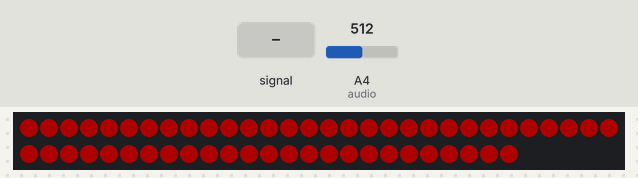
The program below on a simulated Arduino Uno, built with avr-gcc and run on an emulated ATmega328P. Parts: 55 RGB LEDs in strip order, left to right, continuing on the next row. The test bench sets the inputs (shaded band); at power-on: A4 (audio) = 512. Dim RGB values are drawn brighter than linear; what the program prints to the serial monitor is not drawn.

Above: at 4.2 s.
4.3 s: A4 (audio) fed a 200 Hz sine of ±460 counts around its level
At 4.75 s:
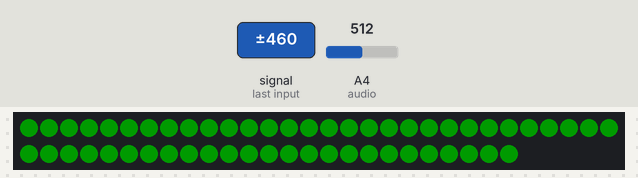
7.3 s: A4 (audio) fed a 50 Hz sine of ±306 counts around its level
At 7.47 s:
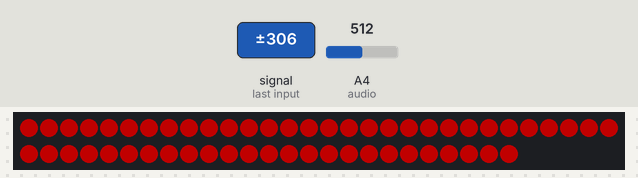
10.3 s: A4 (audio) set to 306
11.8 s: A4 (audio) set to 122
13.3 s: A4 (audio) set to 40
At 14.3 s:
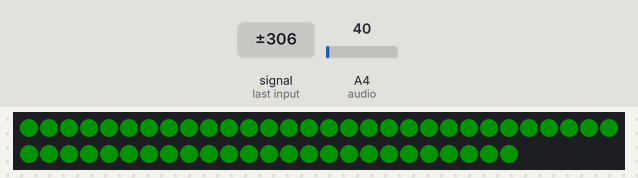
14.8 s: A4 (audio) set to 511
At 15.4 s:
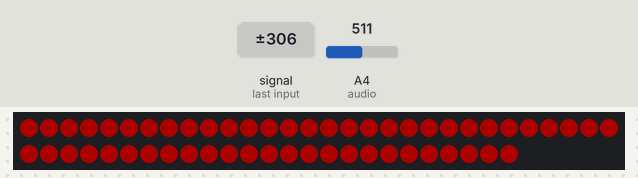
Timing chart, 0 to 17.3 s (numbered marks = the images above; inputs shaded):
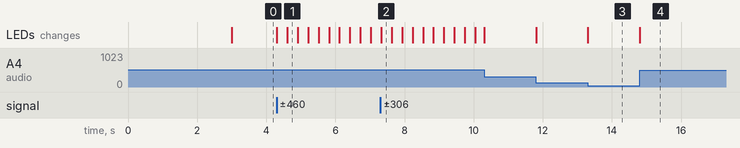

The program:

main.cpp
```cpp
#include <FastLED.h>
#include <Arduino.h>
#include "lights.h"
#include "modeselection.h"

CRGB leds[NUM_LEDS];
int audio = A4;

long pre_react = 0; //RAW ANALOG SIGNAL
long react = 0; //PROCESSED ANALOG SIGNAL

//DECAY LEDS
int decay = 0;
int decay_check = 0;

modeColorInfo lighting;

void setup()
{
  delay( 3000 );
  FastLED.addLeds<LED_TYPE, LED_PIN, COLOR_ORDER>(leds, NUM_LEDS).setCorrection( TypicalLEDStrip );
  FastLED.setBrightness(10);

  // CLEAR LEDS
  for (int i = 0; i < NUM_LEDS; i++)
    leds[i] = CRGB(0, 0, 0);
  FastLED.show();

  initializeLEDColorsStruct();

  // SERIAL AND INPUT SETUP
  Serial.begin(115200);
  pinMode(audio, INPUT);
  Serial.println("Music Visualizer ON...");
}

void loop()
{
  int audio_input = analogRead(audio);

  if (audio_input > 0)
  {
    audio_input /= 2;

    //Serial.println(audio_input);

    pre_react = audio_input;  //ACCOUNTING FOR TURNING OFF THE FIRST 4 LEDS OFF
    react = pre_react;
  }

  patternSelect(patternChoice);

  //remove LEDs
  decay_check++;
  if (decay_check > decay)
  {
    decay_check = 0;
    if (react > 0)
      react--;
  }
}

void colorAndBrightness(int red, int green, int blue, int b)
{
  FastLED.setBrightness(b);

  //FIRST 4 LEDS ALWAYS OFF
  for (int i = 0; i < NUM_LEDS; i++)
  {
     if (i < react)
       leds[i] = CRGB(red, green, blue);
     else
       leds[i] = CRGB(0,0,0);
  }
  FastLED.show();
}

void patternSelect(int choice)
{
  if(choice == 1)
    equalizerPattern();
  else if (choice == 2)
    flashingPattern();
  else if (choice == 3)
    solidPattern();
  else if (choice == 4)
    multicolorSolidPattern();
  else if (choice == 5)
    timerBasedSolidPattern(delayForTimer);
}


//led patterns
void equalizerPattern()
{
  if (lighting.numColors <= 0)
    return;

  for (int i = 0; i < lighting.numColors; i++)
  {
    if (pre_react >= lighting.colorinfo[i].minAnalogInput && pre_react <= lighting.colorinfo[i].maxAnalogInput)
    {
      colorAndBrightness(lighting.colorinfo[i].red,lighting.colorinfo[i].green,lighting.colorinfo[i].blue, pre_react*1.5);
    }
  }
}

void flashingPattern()
{
  if (lighting.numColors <= 0)
    return;

  react = NUM_LEDS;

  for (int i = 0; i < lighting.numColors; i++)
  {
    if (pre_react >= lighting.colorinfo[i].minAnalogInput && pre_react <= lighting.colorinfo[i].maxAnalogInput)
    {
      colorAndBrightness(lighting.colorinfo[i].red,lighting.colorinfo[i].green,lighting.colorinfo[i].blue,pre_react*PS2_BR_MULTIPLIER);
    }
  }
}

void timerBasedSolidPattern(int delayChange)
{
  if (lighting.numColors <= 0)
    return;

  if (colorSelect == lighting.numColors)
    colorSelect = 0;

  FastLED.setBrightness(startingBrightness);
  for (int j = 4; j < NUM_LEDS; j++)
    leds[j] = CRGB(lighting.colorinfo[colorSelect].red,lighting.colorinfo[colorSelect].green,lighting.colorinfo[colorSelect].blue);
  FastLED.show();

  startingBrightness += fadeDec;
  if (startingBrightness <= 6 || startingBrightness >= lighting.colorinfo[colorSelect].brightness) {
    fadeDec = -fadeDec;
  }
  delay(delayChange);
  colorSelect++;
}

void multicolorSolidPattern()
{
  FastLED.setBrightness(lighting.colorinfo[0].brightness);
  int ledspercolor = ((NUM_LEDS-4) / lighting.numColors) - 2;

  //FIRST 4 LEDS ALWAYS OFF
  for (int i = 4; i < NUM_LEDS; i++)
  {
    if (i < ledspercolor + 4)
      leds[i] = CRGB(lighting.colorinfo[2].red, lighting.colorinfo[2].green, lighting.colorinfo[2].blue);
    else if (i < (2*ledspercolor) + 4)
      leds[i] = CRGB(lighting.colorinfo[1].red, lighting.colorinfo[1].green, lighting.colorinfo[1].blue);
    else
      leds[i] = CRGB(lighting.colorinfo[0].red, lighting.colorinfo[0].green, lighting.colorinfo[0].blue);
  }
  FastLED.show();
}

void solidPattern()
{
  if (lighting.numColors <= 0)
    return;

  react = NUM_LEDS;
  colorAndBrightness(lighting.colorinfo[0].red,lighting.colorinfo[0].green,lighting.colorinfo[0].blue,lighting.colorinfo[0].brightness);
}


void initializeLEDColorsStruct()
{
    //brightness levels
    int brightnessmax = 0;
    int brightnessmed = 0;
    int brightnessmin = 0;

    if (mode == 1)
    {
      brightnessmax = mode1_max_brightness;
      brightnessmed = mode1_med_brightness;
      brightnessmin = mode1_min_brightness;
    }
    else if (mode == 2)
    {
      brightnessmax = mode2_max_brightness;
      brightnessmed = mode2_max_brightness;
      brightnessmin = mode2_max_brightness;
    }

    if (patternChoice == 1)
    {
      lighting.numColors = 3;
      setColorToMember(equalizerColors[0],brightnessmax,volumeLevel_high,MAX_ANALOG,0);
      setColorToMember(equalizerColors[1],brightnessmed,volumeLevel_medium,volumeLevel_high,1);
      setColorToMember(equalizerColors[2],brightnessmed,volumeLevel_low,volumeLevel_medium,2);
    }
    else if (patternChoice == 2)
    {
      lighting.numColors = 3;
      setColorToMember(flashingColor[0],brightnessmax,volumeLevel_high,MAX_ANALOG,0);
      setColorToMember(flashingColor[1],brightnessmed,volumeLevel_medium,volumeLevel_high,1);
      setColorToMember(flashingColor[2],brightnessmin,volumeLevel_low,volumeLevel_medium,2);
    }
    else if (patternChoice == 3)
    {
      lighting.numColors = 1;
      setColorToMember(solidColor,brightnessmed,volumeLevel_low,MAX_ANALOG,0);
    }
    else if (patternChoice == 4)
    {
      lighting.numColors = 3;
      setColorToMember(multicolorSolid[0],brightnessmed,volumeLevel_high,MAX_ANALOG,0);
      setColorToMember(multicolorSolid[1],brightnessmed,volumeLevel_medium,volumeLevel_high,1);
      setColorToMember(multicolorSolid[2],brightnessmed,volumeLevel_low,volumeLevel_medium,2);
    }
    else if (patternChoice == 5)
    {
      lighting.numColors = 3;
      setColorToMember(timerSolid[0],brightnessmed,volumeLevel_high,MAX_ANALOG,0);
      setColorToMember(timerSolid[1],brightnessmed,volumeLevel_medium,volumeLevel_high,1);
      setColorToMember(timerSolid[2],brightnessmed,volumeLevel_low,volumeLevel_medium,2);
    }
    else
    {
      lighting.numColors = 0;
    }
}

void setColorToMember(int rgb[], int brightness, int minAnalogInput, int maxAnalogInput, int index)
{
  if (index >= lighting.numColors)
    return;

  lighting.colorinfo[index].red = rgb[0];
  lighting.colorinfo[index].blue = rgb[1];
  lighting.colorinfo[index].green = rgb[2];
  lighting.colorinfo[index].brightness = brightness;
  lighting.colorinfo[index].minAnalogInput = minAnalogInput;
  lighting.colorinfo[index].maxAnalogInput = maxAnalogInput;
}
```

lights.h
```cpp
#ifndef _LIGHTS_
#define _LIGHTS_

struct RGBinfo {
    int red;
    int green;
    int blue;
    int brightness;
    int minAnalogInput;
    int maxAnalogInput;
};

struct modeColorInfo {
    int numColors;
    RGBinfo colorinfo[10];
};

// LED LIGHTING SETUP
#define LED_PIN     6
#define LED_TYPE    WS2812B
#define COLOR_ORDER GRB


//function prototypes
void initializeLEDColorsStruct();
void setColorToMember(int rgb[], int brightness, int minAnalogInput, int maxAnalogInput, int index);
void colorAndBrightness(int red, int green, int blue, int b);

//led patterns
void patternSelect(int choice);
void equalizerPattern();
void solidPattern();
void flashingPattern();
void multicolorSolidPattern();
void timerBasedSolidPattern(int delayChange);

#endif
```

modeselection.h
```cpp
#ifndef _MODESELECTION_
#define _MODESELECTION_

//************************************//
//      NUM LEDS TO TURN ON           //
#define NUM_LEDS   55                //
//************************************//

//************************************//
//              MODES                 //
//  choice 1: Normal                  //
//  choice 2: Night                   //
//************************************//
#define mode 1                        //
//************************************//

//************************************//
// BRIGHTNESS CORRESPONDING TO MODES  //
#define mode1_max_brightness 20       //
#define mode1_med_brightness 10       //
#define mode1_min_brightness 5       //
#define mode2_max_brightness 50       //
//************************************//

//************************************//
//          PATTERN CHOICE            //
//  choice 1: Equalizer               //
//  choice 2: Flashing                //
//  choice 3: Solid                   //
//  choice 4: Multicolor Solid        //
//  choice 5: Timer Solid             //
//************************************//
#define patternChoice 2
               //
//************************************//

//************************************//
//  Delay between each color change   //
//        FOR CHOICE 5 ONLY           //
#define delayForTimer 1000           //
int colorSelect = 0;                  //
int fadeDec = 3;                      //
int startingBrightness = 6;          //
//************************************//

//************************************//
// LEVEL OF ANALOG THAT IS CONSIDERED //
//  HIGH MED OR LOW FOR CHOICE 1 & 2  //
#define MAX_ANALOG 1000               //
#define volumeLevel_high 50              //
#define volumeLevel_medium 28         //
#define volumeLevel_low 0             //
#define PS2_BR_MULTIPLIER 2.5           //
//************************************//

//*****************************************************************************************//
//                            COLORS CORRESPONDING TO EACH PATTERN                         //
int equalizerColors[3][3] = {{245,176,66},{0,200,0},{130,70,0}};                           //     (WHITE,BLUE,GREEN)
int flashingColor[3][3] = {{100,0,0},{0,100,0},{0,0,100}};                                 //     (RED,BLUE,GREEN)
int solidColor[3] = {130,70,0};                                                             //     (RED)
int multicolorSolid[3][3] = {{250,250,250},{0,100,0},{0,0,100}};                           //     (WHITE,BLUE,GREEN)
int timerSolid[3][3] = {{100,0,0},{100,0,0},{100,0,0}};                                    //     (RED,RED,RED)
//*****************************************************************************************//

#endif
```

Measured:
- after the input at 4.3 s, the LEDs: first change at once (image 1 shows a later state)
- after the input at 13.3 s, the LEDs: change at once (image 3)
- after the input at 14.8 s, the LEDs: change at once (image 4)
